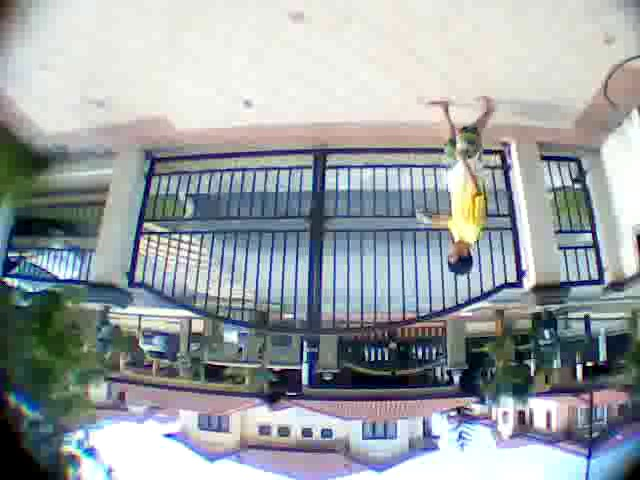
#> input picture tuning/test.jpg, 640 x 480 px, given in place of the camera
$ python 'pb_combine .py'
#> lines starting #> are read from the running program, lines starting #| are printed output that depends on the picture; after the words box and inside, x2 and y2 are one past the last pixel; in counts of white or black regions, pixels touching at a corner belong together
#> in light, `cv2.circle(img,(30,20),10,color,-1,0)`:
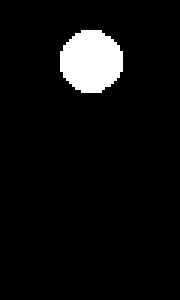
#> img: shape (100, 60, 3) (shown 3 times larger); 5.8% white; 1 white region, box (x1, y1, x2, y2) and area: (20, 10, 41, 31) 347
#> in light, `cv2.circle(img,(30,80),10,color,-1,0)`: img: shape (100, 60, 3); 17.3% white; 3 white regions, box (x1, y1, x2, y2) and area: (20, 10, 41, 31) 347, (20, 40, 41, 61) 347, (20, 70, 41, 91) 347
import time
from imutils.object_detection import non_max_suppression
import imutils
import argparse
import cv2
import numpy as np


# Dectection phase
def detector(video_capture,rot_angle, ROI_1, ROI_2, ppl_width):

#    for i in range (frame_skip):
#        video_capture.read()

    #read video
#> called with rot_angle = 180, ppl_width = 123
    ret, image = video_capture.read()
#> image is the input picture: shape (480, 640, 3); mean B, G, R 164.6, 161.4, 155.1
    [height, width, layer] = image.shape;
#> height = 480; width = 640; layer = 3

    #rotate
    if (rot_angle != 0):
        (hh, ww) = image.shape[:2]
#> hh = 480; ww = 640
        center = (ww / 2, hh / 2)
#> center = (320, 240)
        M = cv2.getRotationMatrix2D(center, rot_angle, 1.0)
        image = cv2.warpAffine(image, M, (ww, hh))
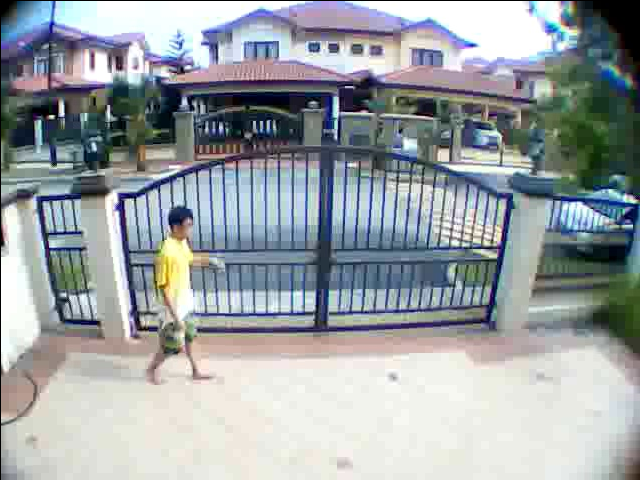
#> image: shape (480, 640, 3); mean B, G, R 164, 160.9, 154.5

    #mask before resize
    #image = image[ROI_1[1]:ROI_2[1],ROI_1[0]:ROI_2[0]]

    image = imutils.resize(image, width=min(400, image.shape[1]))
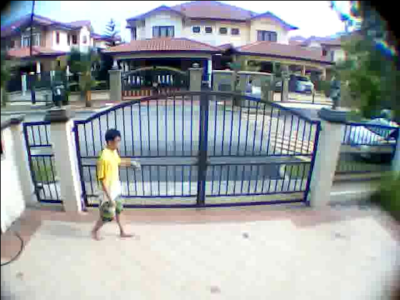
#> image: shape (300, 400, 3); mean B, G, R 164, 160.9, 154.5

    ##mask after resize
    resize_ratio = image.shape[1] / float(width)
#> resize_ratio = 0.625

    max_ppl_size = np.ceil(ppl_width * resize_ratio * 1.4)
#> max_ppl_size = 108
    min_ppl_size = np.ceil(ppl_width * resize_ratio * 0.8)
#> min_ppl_size = 62
    #print max_ppl_size

    ROI_1 = np.int_(np.dot(ROI_1,resize_ratio))
#> ROI_1 = [44, 83]
    ROI_2 = np.int_(np.dot(ROI_2,resize_ratio))
#> ROI_2 = [352, 296]
    #print ROI_1

    image = image[ROI_1[1]:ROI_2[1],ROI_1[0]:ROI_2[0]]
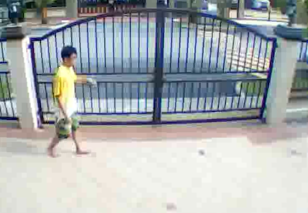
#> image: shape (213, 308, 3); mean B, G, R 176.6, 174.6, 169.2

    #Display - origin
    orig = image.copy()

    #detect
    (rects, weights) = hog.detectMultiScale(image, winStride=(8, 8),
     padding=(8, 8), scale=1.05)
#> rects = [[32, 32, 72, 145]]; weights = [0.852]

    ##delete large rect
    i = 0
    while (i < len(rects)):
        print ("ppp")
        print (float(rects[i][2]))
        if (rects[i][2] > max_ppl_size or rects[i][2] < min_ppl_size):
            #[x,y,w,h] = rects[i]
            #cv2.rectangle(orig, (x, y), (x + w, y + h), (255, 0, 0), 2)
            rects = np.delete(rects,i,0)
        else:
            #[x,y,w,h] = rects[i]
            #cv2.rectangle(orig, (x, y), (x + w, y + h), (0, 0, 255), 2)
            i += 1
#> this loop made 1 pass
#> i on pass 1: 1
#| ppp
#| 72.0
#> after the loop, i = 1

    #Display - origin
#    for (x, y, w, h) in rects:
#        #box size validation
#        print ('w = ' + str(w))
#        if (w < 100):
#            cv2.rectangle(orig, (x, y), (x + w, y + h), (0, 0, 255), 2)

    #Display - origin
    cv2.imshow('Original', orig)

    #combine rectangle
    rects = np.array([[x, y, x + w, y + h] for (x, y, w, h) in rects])
#> rects = [[32, 32, 104, 177]]
    pick = non_max_suppression(rects, probs=None, overlapThresh=0.65)
#> pick = [[32, 32, 104, 177]]


    people = 0;
	# draw the final bounding boxes
    for (xA, yA, xB, yB) in pick:
        #box size validation
        #if (xB - xA < 100):
        cv2.rectangle(image, (xA, yA), (xB, yB), (0, 255, 0), 2)
        people += 1
#> this loop made 1 pass
#> (xA, yA, xB, yB, people) on pass 1: (32, 32, 104, 177, 1)
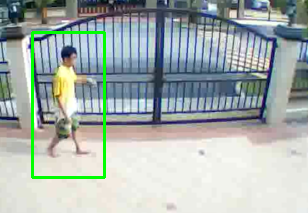
#> image: shape (213, 308, 3); 1.98% of pixels changed, all inside (x1, y1, x2, y2) = (31, 31, 106, 179)
#> after the loop, people = 1

    #Display - result
    cv2.imshow("HOG + NMS", image)

# [5 lines of commented-out code are left out]
    if people > 0:
        return True
    else:
        return False

#Display - light
def light(img):
    color = (255,255,255)
    cv2.circle(img,(30,20),10,color,-1,0)
    cv2.circle(img,(30,50),10,color,-1,0)
    cv2.circle(img,(30,80),10,color,-1,0)

def detecton(img):
    color = (255,0,0)
    cv2.circle(img,(30,20),10,color,-1,0)

def detectoff(img):
    color = (255,255,255)
    cv2.circle(img,(30,20),10,color,-1,0)

def holdon(img,sec):
#> called with sec = '5'
    color = (0,0,255)
    cv2.circle(img,(30,50),10,color,-1,0)
    cv2.putText(img,sec,(30-5,50+5),cv2.FONT_HERSHEY_SIMPLEX, 0.5, (0,255,255))
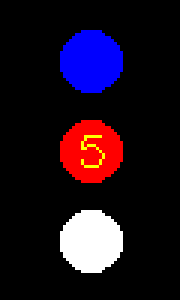
#> img: shape (100, 60, 3) (shown 3 times larger); mean of channels 0, 1, 2 29.5, 15.9, 29.5; drawn as B, G, R

def holdoff(img):
    color = (255,255,255)
    cv2.circle(img,(30,50),10,color,-1,0)

def waiton(img,sec):
#> called with sec = '19'
    color = (255,255,255)
    cv2.circle(img,(30,80),10,color,-1,0)
    cv2.putText(img,sec,(30-7,80+5),cv2.FONT_HERSHEY_SIMPLEX, 0.4, (0,0,0))
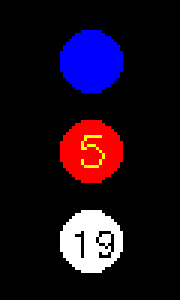
#> img: shape (100, 60, 3) (shown 3 times larger); 0.57% of pixels changed, all inside (x1, y1, x2, y2) = (25, 77, 38, 86); drawn as B, G, R

def pushon(img,sec):
    color = (0,255,0)
    cv2.circle(img,(30,20),10,color,-1,0)
    cv2.circle(img,(30,50),10,color,-1,0)
    cv2.circle(img,(30,80),10,color,-1,0)
    cv2.putText(img,sec,(30-7,80+5),cv2.FONT_HERSHEY_SIMPLEX, 0.4, (255,255,255))

def loadpara(filename):
    global loaded

    try:
        text_file = open(filename, "r")
        temp = []
        lines = text_file.readlines()
        for line in lines:
            print (line)
            inner_list = [elt.strip() for elt in line.split(':')]
            # in alternative, if you need to use the file content as numbers
            # inner_list = [int(elt.strip()) for elt in line.split(',')]
            para = [int(elt.strip()) for elt in inner_list[1].split(',')]
            temp.append(para)
        loaded = True
        return [temp[0][0],temp[1],temp[2],temp[3][0]]

    except IOError:
        print ("Could not open file!")
        print ("use default parameter")


#parameter
rot_angle = 180
ROI_1 = [71,133]
ROI_2 = [564,475]
ppl_width = 123

loaded = False
para_path  = "para.txt"
save_para_path = "para.txt"
#start
pi = False;

parser = argparse.ArgumentParser(description='Compare openCV Haar Cascade and HOG+SVM')
parser.add_argument('-l','--lpara', help='file path for load parameter',required=False)
parser.add_argument('-v','--video', help='path for video input',required=False)
parser.add_argument('-s','--skip', help='number of frame to skip',required=False)
parser.add_argument('-w','--webcam', action="store_true", help='use webcam for image input',required=False)
parser.add_argument('-r','--raspi', action="store_true", default=None, help='raspi version',required=False)
args = parser.parse_args()

if (args.raspi != None):
    pi = True;

if (args.lpara != None):
    para_path = args.lpara;

paras = loadpara(para_path)
if (loaded == True):
    [rot_angle, ROI_1, ROI_2, ppl_width] = paras
#read image
#default

#Input : video
video_path = 0
#video_path = "C:/Users/hui/Desktop/FYP/FYP_input_video/day.avi"
#rain : 1580
#day : 380

if (args.video != None):
    video_path = args.video

if (args.webcam != None):
    video_path = 0

video_capture = cv2.VideoCapture(video_path)

#rect, img_ori = video_capture.read()
#height, width, layer = img_ori.shape

if (args.skip != None):
    #skip 100 frame
    for i in range(args.skip):
        video_capture.read()


#Display - light
height = 100
width = 60
cv2.namedWindow('Light',2)


real_fps = video_capture.get(5)
print ("fps : " + str(real_fps))
#video_capture.set(5,5)

##assume (webcam)
#real_fps = 15

#parameter
fps = 15
processingtime_per_frame = round (1.0 / fps, 3)
frame_skip = int(np.ceil(real_fps / fps) - 1)


# Detector
hog = cv2.HOGDescriptor()
hog.setSVMDetector(cv2.HOGDescriptor_getDefaultPeopleDetector())


#Psuh button timer : parameter
missing_max = 5
hold_max = 20
crossing_time = 1
waitkey_time = 1


#initial state
start_fc = 0
pushbutton = False
missing_fc = missing_max
crossing_start = 0

while (True):
    ##time taken to process one frame
    s_time = time.time()
    #print (s_time)

    #Display - light
    img = np.zeros((height,width,3), np.uint8)
    light(img)

    #crossing...
    if pushbutton == True:
        pushon(img,str(round(crossing_time - (time.time() - crossing_start),1)))
        if (time.time() - crossing_start > crossing_time):
            print("done")
            #reset timer
            pushbutton = False
            light(img)
            start_fc = 0
            missing_fc = 0
    #not push
    else:
        #detect people
        detected = detector(video_capture,rot_angle, ROI_1, ROI_2, ppl_width)
        #print detect
        #start frame count
        start_fc += 1

        #detected: detect on, reset missing_fc, hold on
        if (detected):
            detecton(img)
            missing_fc = 0
            holdon(img,str(missing_max - missing_fc))
        #not detected: detect off, missing_fc ++, hold (on :if still alow missing, off : missing too much)
        else:
            detectoff(img)
            missing_fc += 1
            if ((missing_max - missing_fc) > 0):
                holdon(img,str(missing_max - missing_fc))
            else: #(missing_fc > missing_max)
                #demand cancel : missing too much, reset start_fc
                holdoff(img)
                start_fc = 0

        #wait : count down (if consistently detected)
        waiton(img,str(hold_max - start_fc))

        #count down end: PUSH, GREEN
        if (hold_max - start_fc < missing_max - missing_fc):
            detectoff(img)
            holdoff(img)
            pushon(img,str(crossing_time))
            print("crossing")
            crossing_start = time.time()
            pushbutton = True

        #print ("miss : " + str(missing_fc), "hold : " + str(start_fc))
        #detected = (detector(video_capture) or False)
    cv2.imshow('Light',img)

    ##time taken to process one frame
    e_time = time.time()
    #print(e_time)
    total = round((e_time - s_time) , 2)
    #print("total time : " + str(total))

    #1 sec = fps * processing time per frame
    #if fps = 5, pt = 0.2

    waitkey_time = int(round((processingtime_per_frame - total) * 1000))
    if (waitkey_time < 1):
        print ("slow")
        waitkey_time = 1
    #print (waitkey_time)


    key = cv2.waitKey(waitkey_time)
#> (key q is pressed here)

    if key == ord('q'):
        break


video_capture.release()
cv2.destroyAllWindows()
